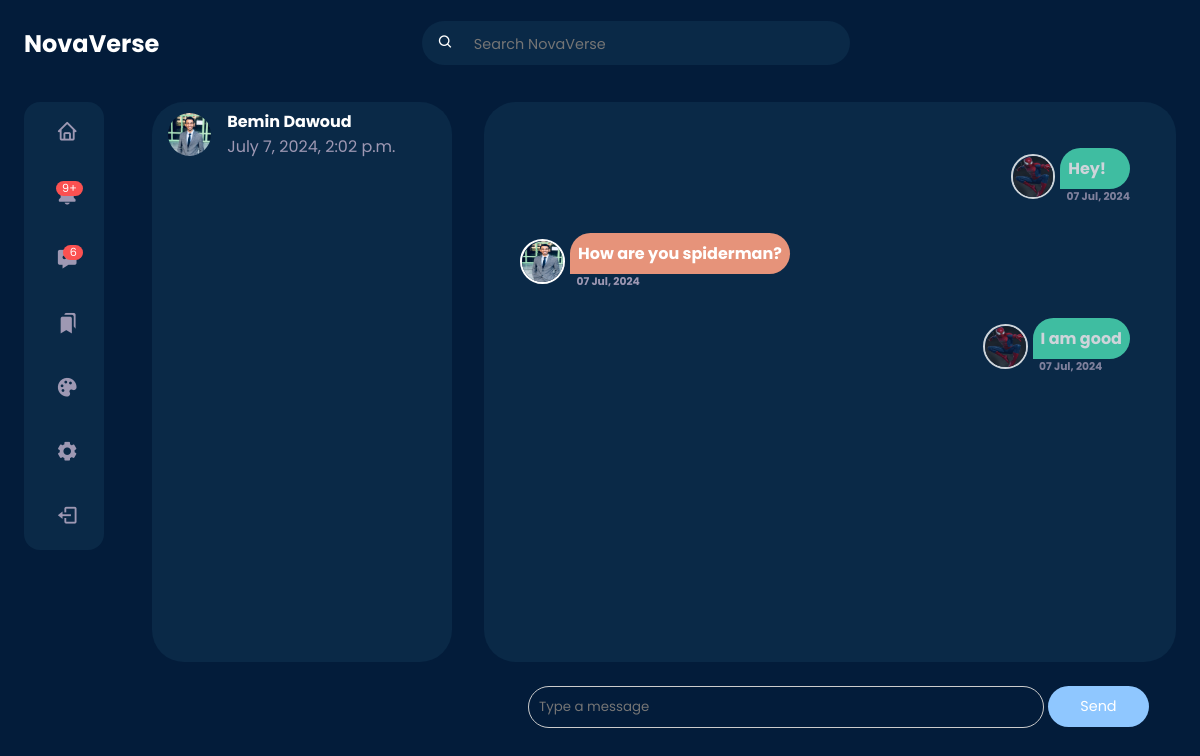
/messages/Bemin (signed in), run on an earlier commit of the app's database.
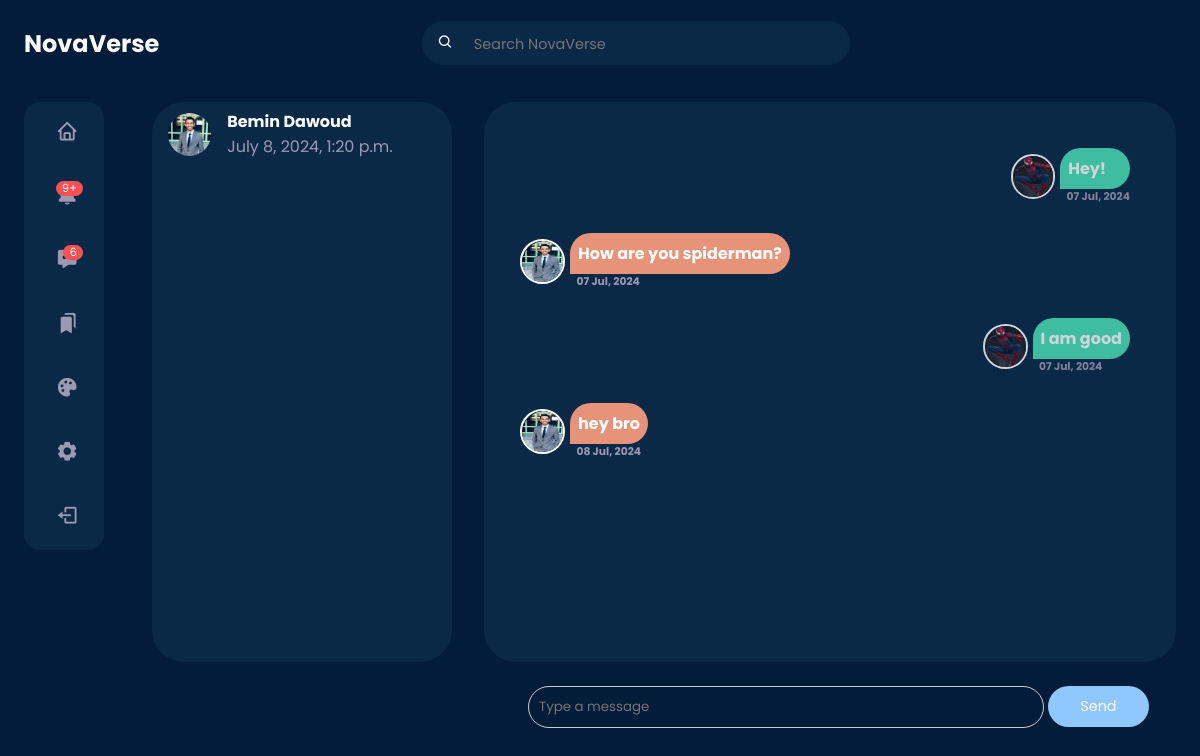
And on a later commit of the database.
### userauth/models.py (models this page shows, shortened)
class Profile(models.Model):
    user = models.OneToOneField(User, on_delete=models.CASCADE)
    first_name = models.CharField(max_length=100, null=True, blank=True)
    last_name = models.CharField(max_length=100, null=True, blank=True)
    location = models.CharField(max_length=100, null=True, blank=True)
    url = models.URLField(max_length=1000, null=True, blank=True)
    bio = models.TextField(max_length=200, null=True, blank=True)
    created = models.DateField(auto_now_add=True)
    picture = models.ImageField(
        upload_to=user_directory_path,
        null=True,
        blank=True,
        default="img/default.jpg",
        verbose_name="profile-Picture",
    )
    favourite = models.ManyToManyField(Post)

### directmessages/models.py (models this page shows, shortened)
class Message(models.Model):
    user = models.ForeignKey(User, on_delete=models.CASCADE, related_name="user")
    sender = models.ForeignKey(User, on_delete=models.CASCADE, related_name="from_user")
    reciepient = models.ForeignKey(
        User, on_delete=models.CASCADE, related_name="to_user"
    )
    body = models.TextField(null=True)
    date = models.DateTimeField(auto_now_add=True)
    is_read = models.BooleanField(default=False)
    def get_message(user):
        users = []
        messages = (
            Message.objects.filter(user=user)
            .values("reciepient")
            .annotate(last=Max("date"))
            .order_by("-last")
        )
        for message in messages:
            users.append(
                {
                    "user": User.objects.get(pk=message["reciepient"]),
                    "last": message["last"],
                    "unread": Message.objects.filter(
                        user=user, reciepient__pk=message["reciepient"], is_read=False
                    ).count(),
                }
            )
        return users

### directmessages/views.py (the view)
# urls.py: path("messages/<username>", views.Directs, name="direct"),
@login_required
def Directs(request, username):
    user = request.user
    messages = Message.get_message(user=user)
    active_direct = username
    directs = Message.objects.filter(user=user, reciepient__username=username)
    directs.update(is_read=True)
    for message in messages:
        if message["user"].username == username:
            message["unread"] = 0
    context = {
        "directs": directs,
        "messages": messages,
        "active_direct": active_direct,
    }
    return render(request, "direct.html", context)

### templates/direct.html (shortened to what this page needs)
{% load static %}
<!DOCTYPE html>
<html lang="en">
<head>
	<link rel="stylesheet" href="{% static 'style/home.css' %}">
	<link rel="stylesheet" href="{% static 'style/messages.css' %}">
	<link href='https://unpkg.com/boxicons@2.1.4/css/boxicons.min.css' rel='stylesheet'>
</head>
<body>
	{% include 'nav.html' %}
	<main>
		<div class="container">
			<div class="left">
				{% include 'sidebar.html' %}
			</div>
			<div class="middle">
				<div class="messages-wrapper">
					<div class="contacts">
						{% for message in messages %}
						<a href="{% url 'direct' message.user.username%}">
							<div class="contact">
								<div class="profile-photo">
									{% if message.user.profile.picture %}
									<img src="{{ message.user.profile.picture.url }}" alt="">
									{% else %}
									<img src="{% static 'img/default.jpg' %}" alt="Default Profile Picture">
									{% endif %}
								</div>
								<div class="handle">
									<h4>{{message.user.first_name}} {{message.user.last_name}}</h4>
									<p class="text-muted">
										{{message.last}}
									</p>
								</div>
							</div>
						</a>
						{% endfor %}
					</div>
					<div class="chat">
						<div class="messages">
							{% for direct in directs %}
							<div class="message
							{% if direct.sender == request.user %}
								sent
								{% else %}
								received
							{% endif %}
								">
								<div class="photo">
									{% if direct.sender.profile.picture %}
									<img src="{{ direct.sender.profile.picture.url }}" alt="">
									{% else %}
									<img src="{% static 'img/default.jpg' %}" alt="Default Profile Picture">
									{% endif %}
								</div>
								<div class="body">
									<h4>{{direct.body}}</h4>
									<h6 class="text-muted">{{direct.date|date:"d M, Y"}}</h6>
								</div>
							</div>
							{% endfor %}
							<div class="input-bar">
								<form method="post" role="form" action="{% url 'send' %}">
									<input name="body" type="text" class="form-control" placeholder="Type a message">
									<button class="btn btn-primary" id="send-button">Send</button>
								</form>
							</div>
						</div>
					</div>
				</div>
			</div>
		</div>
	</main>
</body>
</html>

### templates/nav.html (shortened to what this page needs)
{% load static %}
<nav>
	<div class="container">
		<h2 class="logo">
			NovaVerse
		</h2>
		<div class="search-bar">
			<form action="{% url 'search' %}" method="get">
				<i class='bx bx-search'></i>
				<input name='q' type="search" placeholder="Search NovaVerse">
			</form>
		</div>
		<div class="create">
			<div class="profile-photo">
			</div>
		</div>
	</div>
</nav>

### templates/sidebar.html (shortened to what this page needs)
{% load static %}
<div class="sidebar">
	<a href="{% url 'home' %}" class="menu-item">
		<span><i class='bx bx-home'></i></span>
	</a>
	<a class="menu-item" id="notifications">
		<span><i class='bx bxs-bell'><small class="notifications-count">9+</small></i></span>
	</a>
	<a href="{% url 'inbox' %}" class="menu-item" id="messages-notifications">
		<span><i class='bx bxs-message-dots'><small class="notifications-count">6</small></i></span>
	</a>
	<a href="{% url 'saved' %}" class="menu-item">
		<span><i class='bx bxs-bookmarks'></i></span>
	</a>
	<a class="menu-item" id="theme">
		<span><i class='bx bxs-palette'></i></span>
	</a>
	<a class="menu-item">
		<span><i class='bx bxs-cog'></i></span>
	</a>
	<a href="{% url 'sign-out' %}" class="menu-item">
		<span><i class='bx bx-log-out'></i></span>
	</a>
</div>

### templates/themes.html (shortened to what this page needs)
{% load static %}

### static/style/home.css (style rules this page uses)
:root { --primary-color-hue: 210; --btn-color: hsl(var(--primary-color-hue), 100%, 78%); --colour-white: hsl(252, 30%, 100%); --colour-light: hsl(252, 30%, 95%); --colour-gray: hsl(252, 15%, 65%); --colour-primary: hsl(213, 89%, 12%); --colour-primary-theme: 10, 41, 73; --colour-secondary: hsl(210, 75%, 16%); --colour-success: hsl(120, 95%, 65%); --colour-danger: hsl(0, 95%, 65%); --border-radius: 2rem; --card-border-radius: 1rem; --btn-padding: 0.6rem 2rem; --search-padding: 0.6rem 1rem; --card-padding: 1rem; --sticky-top-left: 5.4rem; --sticky-top-right: -18rem; --test: hsl(270, 89%, 12%); --test: hsl(270, 89%, 16%); }
* { margin: 0; padding: 0; outline: 0; box-sizing: border-box; font-family: "Poppins", sans-serif; text-decoration: none; border: none; list-style: none; }
a { text-decoration: none; color: inherit; }
body { color: var(--colour-white); background: var(--colour-primary); overflow-x: hidden; }
.container { width: 90%; margin: 0 auto; }
.profile-photo { width: 2.7rem; aspect-ratio: 1/1; border-radius: 50%; overflow: hidden; }
img { display: block; width: 100%; }
.btn { display: inline-block; padding: var(--btn-padding); border-radius: var(--border-radius); cursor: pointer; transition: all 300ms ease; font-size: 0.9rem; }
.btn-primary { background: var(--btn-color); color: var(--colour-white); }
.text-muted { color: var(--colour-gray); }
nav { width: 100%; background-color: var(--colour-primary); padding: 0.7rem 0; position: fixed; top: 0; z-index: 10; }
nav .container { display: flex; align-items: center; justify-content: space-between; }
nav .search-bar { background: var(--colour-secondary); border-radius: var(--border-radius); padding: var(--search-padding); }
nav .search-bar input[type="search"] { background: transparent; width: 30vw; margin-left: 1rem; font-size: 0.9rem; color: var(--colour-gray); }
nav .create { display: flex; align-items: center; gap: 2rem; }
nav .create .profile-photo { width: 4rem; }
main { position: relative; top: 5.4rem; }
main .container { display: grid; grid-template-columns: 18vw auto 20vw; column-gap: 2rem; position: relative; }
main .container .left { height: max-content; position: sticky; top: var(--sticky-top-left); }
.left .sidebar { margin-top: 1rem; background: var(--colour-secondary); border-radius: var(--card-border-radius); }
.left .sidebar .menu-item { display: flex; align-items: center; height: 4rem; cursor: pointer; transition: all 300ms ease; position: relative; }
.left .sidebar i { font-size: 1.4rem; color: var(--colour-gray); margin-left: 2rem; position: relative; }
.left .sidebar i .notifications-count { background: var(--colour-danger); color: white; width: fit-content; font-size: 0.7rem; border-radius: 0.8rem; padding: 0.1rem 0.4rem; position: absolute; top: -0.2rem; right: -0.3rem; }
@media screen and (max-width: 1200px) { .container { width: 96%; } }
@media screen and (max-width: 1200px) { main .container { grid-template-columns: 5rem auto 30vw; gap: 1rem; } }
@media screen and (max-width: 1200px) { .left { width: 5rem; z-index: 5; } }

What changed in the data, as far as the page shows it:
added Message: sender.profile.picture (picture), body "hey bro", date "08 Jul, 2024"
Also different on the page:
{{ message.last }}: "July 7, 2024, 2:02 p.m." → "July 8, 2024, 1:20 p.m."
